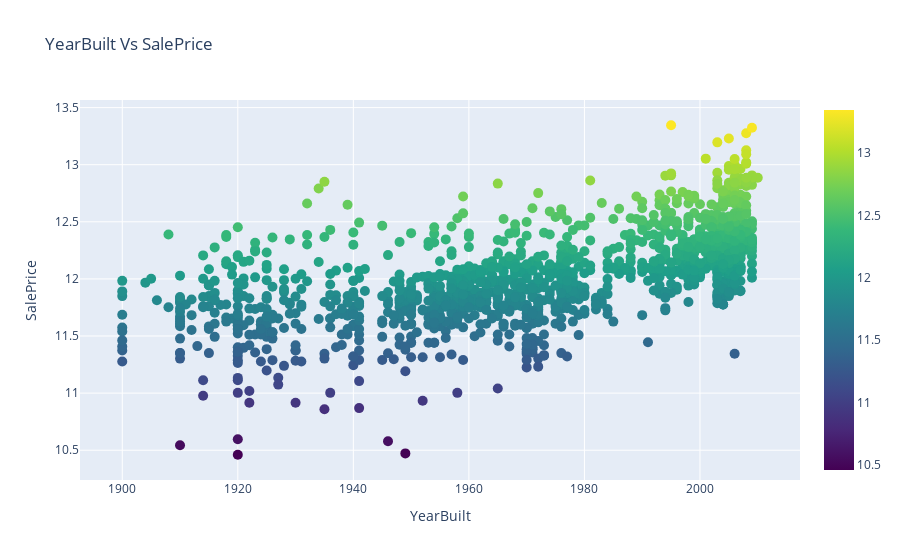

Notebook cell for this chart:
### Code cell
'''Scatter plot of YearBuilt Vs SalePrice'''
scatter_plot(train.YearBuilt, np.log1p(train.SalePrice), 'YearBuilt Vs SalePrice', 'YearBuilt', 'SalePrice', 10, 'viridis')

### Figure 1 — Plotly figure (JSON) as saved in the notebook; plotly's stock layout.template omitted (floating-point values rounded to 4 significant figures; data arrays with more than 128 entries replaced by an {"elided": "..."} marker saying what was removed)
{"data": [{"marker": {"color": {"elided": "1438 float values"}, "colorscale": [[0, "#440154"], [0.1111, "#482878"], [0.2222, "#3e4989"], [0.3333, "#31688e"], [0.4444, "#26828e"], [0.5556, "#1f9e89"], [0.6667, "#35b779"], [0.7778, "#6ece58"], [0.8889, "#b5de2b"], [1, "#fde725"]], "showscale": true, "size": 10}, "mode": "markers", "type": "scatter", "x": {"elided": "1438 int values"}, "y": {"elided": "1438 float values"}}], "layout": {"hovermode": "closest", "title": {"text": "YearBuilt Vs SalePrice"}, "xaxis": {"title": {"text": "YearBuilt"}}, "yaxis": {"title": {"text": "SalePrice"}}}}
